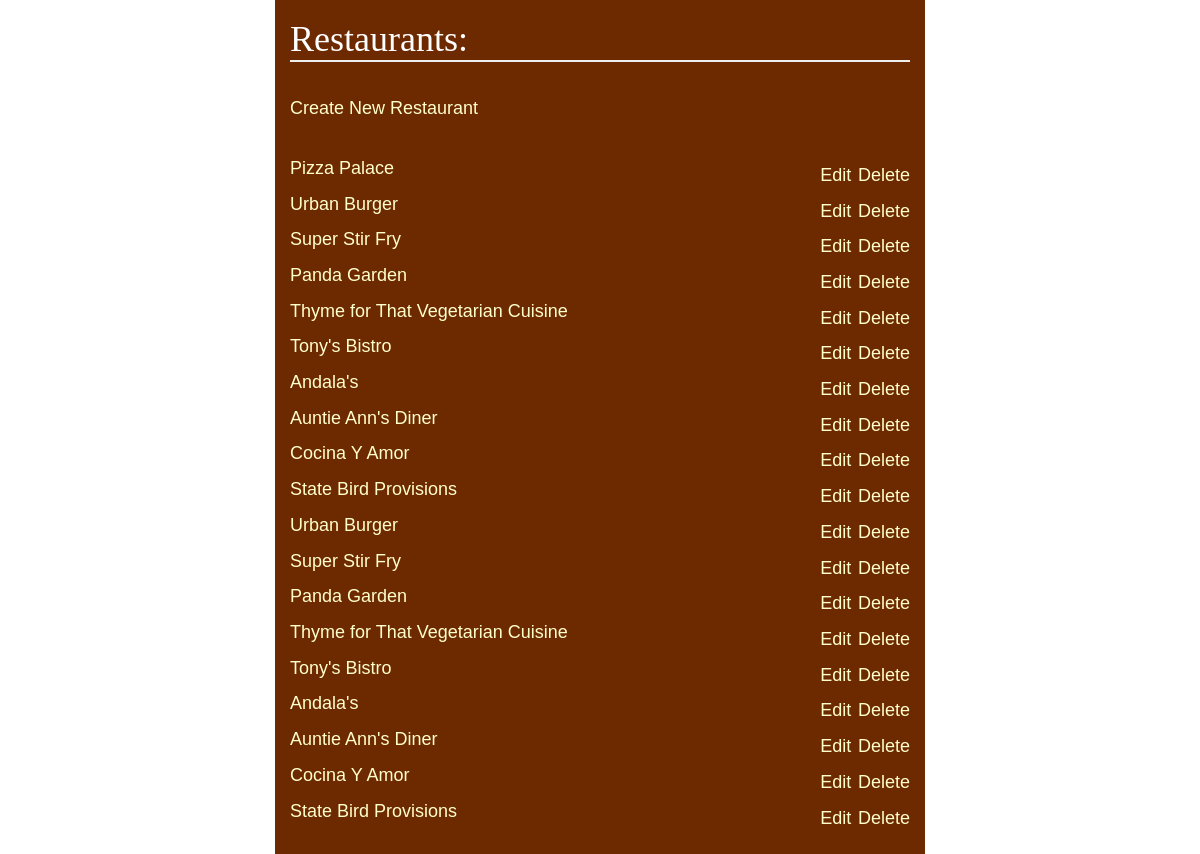
The app's page /restaurants/, older data.
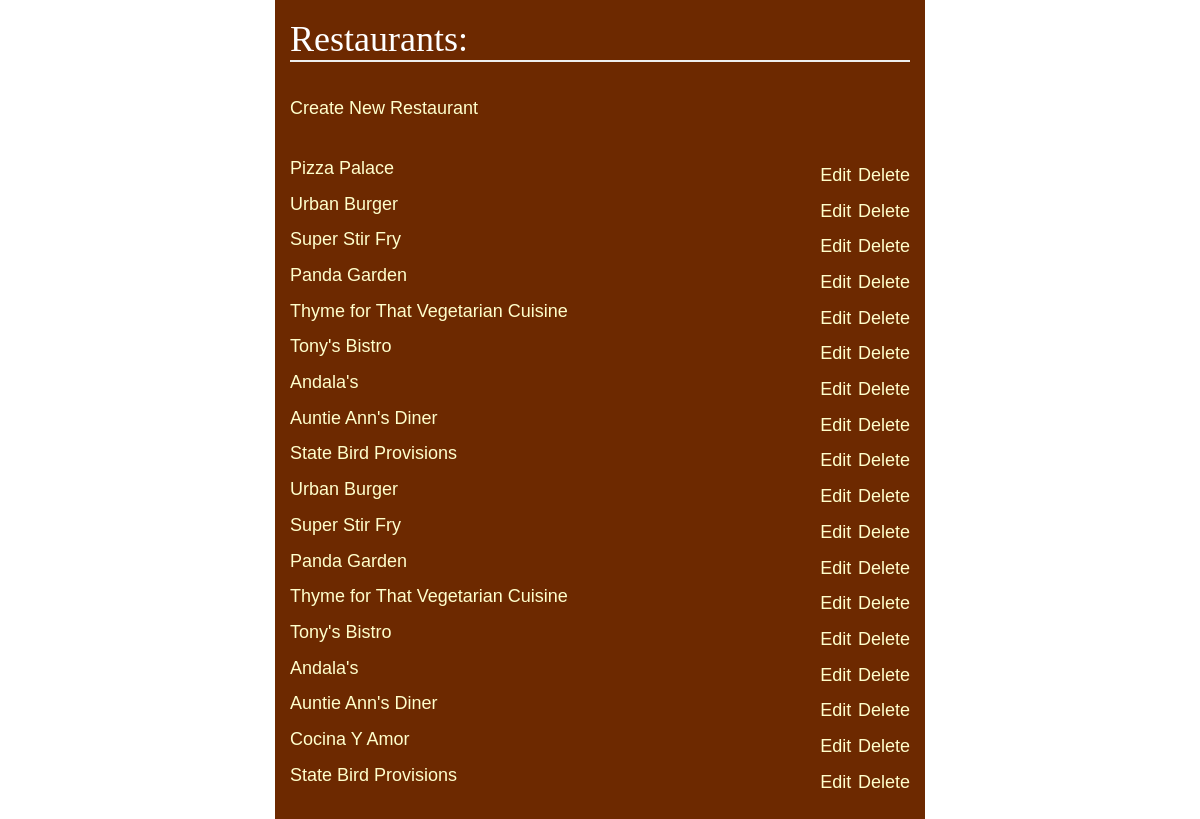
The same page, newer data.
### database_setup.py (models this page shows, shortened)
class Restaurant(Base):
    __tablename__ = 'restaurant'
    name = Column(String(80), nullable = False)
    id = Column(Integer, primary_key = True)

### project.py (the view)
@app.route('/')
@app.route('/restaurants/')
def restaurants():
    restaurants = session.query(Restaurant).all()
    return render_template('restaurants.html', restaurants=restaurants)

### templates/restaurants.html (shortened to what this page needs)
<html>
    <head>
        <link rel=stylesheet type="text/css" href="/static/css/bootstrap.min.css">
        <link rel=stylesheet type="text/css" href="/static/css/styles.css">
    </head>
    <body>
        <div class="container">
            <div class="row">
                <div class="col-xs-12">
                    <h1>Restaurants:</h1>
                </div>
            </div>
            <div class="row">
                <div class="col-xs-12">
                    <a href={{url_for('newRestaurant')}}>Create New Restaurant</a>
                    <br>
                    <br>
                </div>
            </div>
            {% for restaurant in restaurants %}
                <div class="row">
                    <div class="col-xs-6">
                        <p><a href={{url_for('restaurantMenu', restaurant_id=restaurant.id)}}>{{restaurant.name}}</a></p>
                    </div>
                    <div class="col-xs-6 text-right">
                        <a href={{url_for('editRestaurant', restaurant_id=restaurant.id)}}>Edit</a>
                        <a href={{url_for('deleteRestaurant', restaurant_id=restaurant.id)}}>Delete</a>
                    </div>
                </div>
            {% endfor %}
        </div>
    </body>
</html>

Row changes from the older to the newer data that the page shows:
removed Restaurant: name "Cocina Y Amor"
